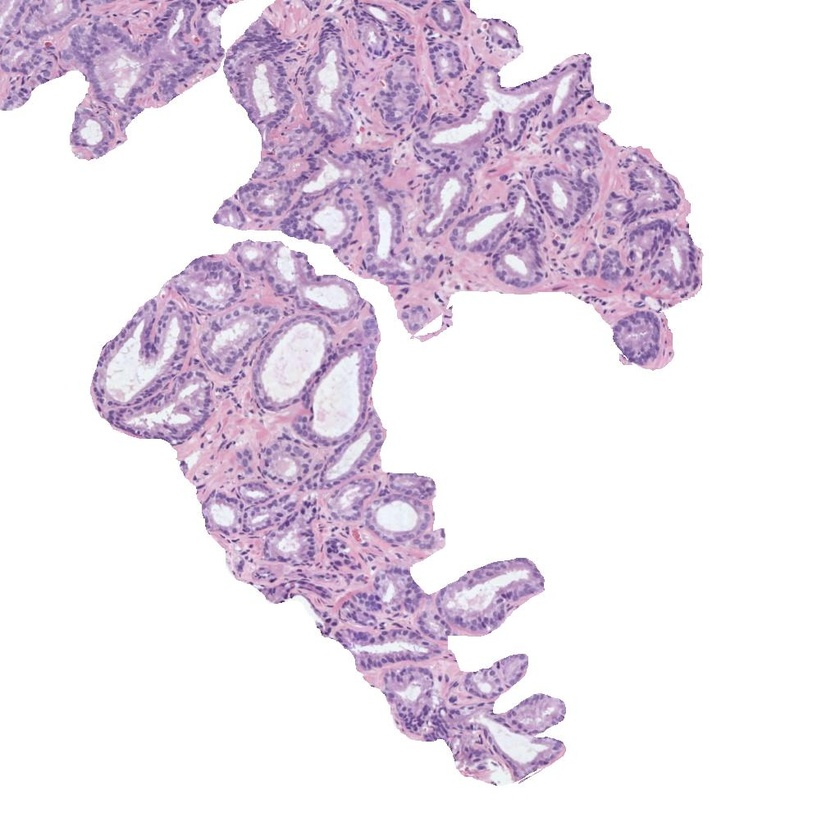
#> input picture Actividad1_Computer_Vision/histo_2.jpg, 840 x 840 px, shrunk from 1024 x 1024 before the run
$ jupyter execute Actividad_Computer_Vision_C1.ipynb
#> lines starting #> are read from the running program, lines starting #| are printed output that depends on the picture; after the words box and inside, x2 and y2 are one past the last pixel; in counts of white or black regions, pixels touching at a corner belong together
## Convocatoria 1 - Proyecto 1

#### 0) Cargar una de las imágenes histológicas

[cell 1]
# Utilizar la librería skimage.io para leer la imagen 'histo_x.jpg' en formato RGB.
from skimage import io
import numpy as np
import matplotlib.pyplot as plt

# Leer las imágenes
histoRGB = io.imread('histo_2.jpg')
#> histoRGB is the input picture: shape (840, 840, 3); mean R, G, B 233.3, 223.2, 234.9

MAX_RGB_VAL = 255
MIN_RGB_VAL = 0
histoRGB_normalized =  histoRGB.astype(float) / MAX_RGB_VAL

plt.figure(figsize=(10,8))
plt.imshow(histoRGB)
plt.axis('off')
plt.show()

#### 1) Realizar una transformación de color para convertir la imagen al espacio de color CMYK

- Pillow para convertir la imagen a CMYK necesita que los valores esten entre [0-255], dado que anteriormente se solicita de manera explicita realizar una normalización, se entiende que no se quiere usar pillow. Se descarta esta opción.
- Tal y como se aprecia en https://scikit-image.org/docs/0.25.x/api/skimage.color.html#module-skimage.color, no se encuentra ninguna función en skimage que permita convertir una imagen RGB a CMYK, por lo que se implementa una función propia. Sigueindo la referencia de wikipedia: https://es.wikipedia.org/wiki/Modelo_de_color_CMYK#Mapeado_de_RGB_a_CMYK

[cell 2]
def rgb_to_cmyk_vectorized(rgb_img):
    """
    Convierte una imagen RGB (normalizada en [0, 1]) a CMYK usando operaciones de NumPy.
    Devuelve una única imagen CMYK de 4 canales.
    """
    r = rgb_img[:, :, 0]
    g = rgb_img[:, :, 1]
    b = rgb_img[:, :, 2]

    k = 1 - np.maximum.reduce([r, g, b])

    # Evitar la división por cero para los píxeles que son completamente negros.
    c = np.where(k == 1, 0, (1 - r - k) / (1 - k))
    m = np.where(k == 1, 0, (1 - g - k) / (1 - k))
    y = np.where(k == 1, 0, (1 - b - k) / (1 - k))

    cmyk_img = np.stack([c, m, y, k], axis=-1)
    return cmyk_img

# Convertir la imagen normalizada a CMYK
cmyk_img = rgb_to_cmyk_vectorized(histoRGB_normalized)

# Extraer la componente magenta de la imagen
magenta_channel = cmyk_img[:, :, 1]

fig, axes = plt.subplots(1, 2, figsize=(15, 7))

axes[0].imshow(histoRGB_normalized)
axes[0].set_title('Imagen Original (RGB)')
axes[0].axis('off')

im = axes[1].imshow(magenta_channel)
axes[1].set_title('Canal Magenta (Componente Tisular)')
axes[1].axis('off')
plt.tight_layout()
plt.show()

#### 2) Umbralizar la imagen para separar los píxeles del fondo de la región tisular

[cell 3]
import matplotlib.pyplot as plt
import cv2
import numpy as np

magenta_uint8 = (magenta_channel * 255).astype(np.uint8)

smoothed_image_cv2 = cv2.GaussianBlur(magenta_uint8, (5, 5), 0)

_, mask_otsu = cv2.threshold(smoothed_image_cv2, 0, 255, cv2.THRESH_BINARY + cv2.THRESH_OTSU)
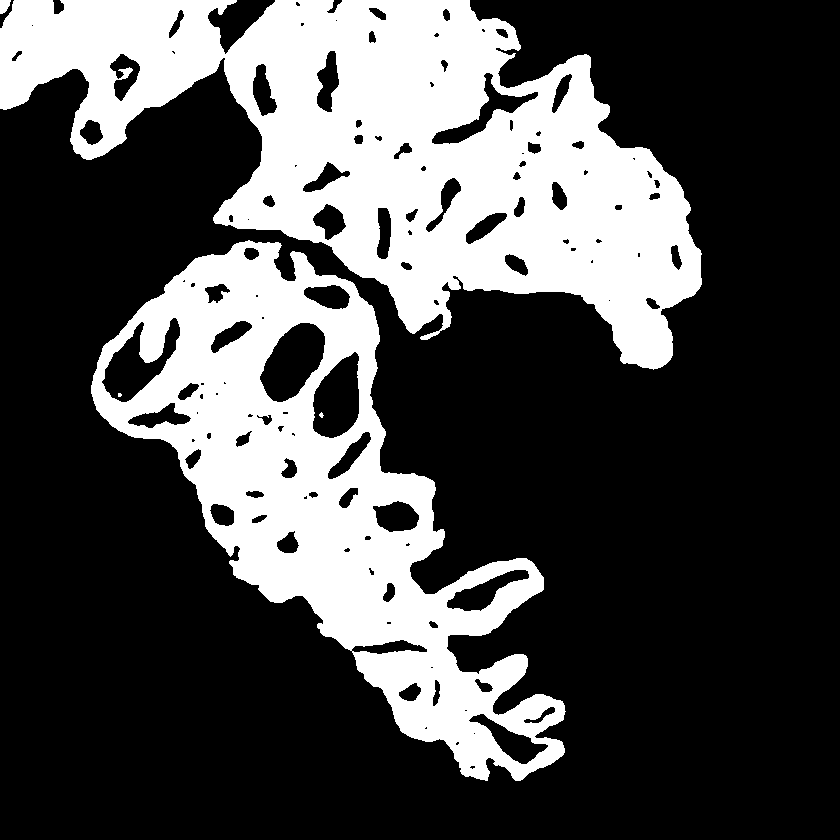
#> mask_otsu: shape (840, 840); 29.7% white; 5 white regions (2 under 20 px), largest, box (x1, y1, x2, y2) and area: (0, 0, 702, 370) 122943, (91, 240, 566, 781) 86647, (0, 0, 11, 14) 115

fig, ax = plt.subplots(1, 2, figsize=(14, 6))

ax[0].imshow(magenta_uint8)
ax[0].set_title('Canal Magenta (uint8)')
ax[0].axis('off')

ax[1].imshow(mask_otsu, cmap='gray')
ax[1].set_title('Máscara binaria (Otsu)')
ax[1].axis('off')

plt.tight_layout()
plt.show()

#### 3) Limpiar la imagen eliminando los artefactos de lumen (objetos blancos pequeños que no son lúmenes)

[cell 4]
# Utilizar la librería skimage.morphology.remove_small_objects para eliminar aquellos objetos cuya área sea menor a 300 píxeles
# Más información en https://scikit-image.org/docs/dev/api/skimage.morphology.html#skimage.morphology.remove_small_objects
# Visualizaer la máscara resultante
from skimage.morphology import remove_small_objects
import matplotlib.pyplot as plt

# Invertimos la máscara para que los objetos sean True
mask_bool = ~mask_otsu.astype(bool)

mask_clean = remove_small_objects(mask_bool, min_size=300)
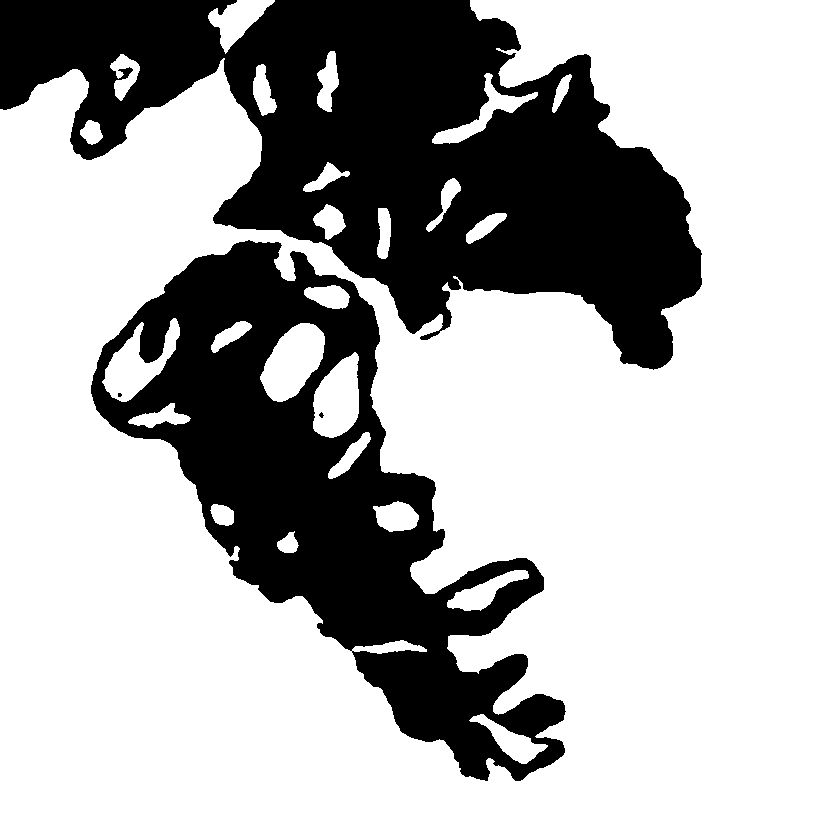
#> mask_clean: shape (840, 840) bool; 69.5% white; 4 black regions (2 under 20 px), largest, box (x1, y1, x2, y2) and area: (0, 0, 702, 370) 126073, (91, 240, 566, 781) 89294

fig, ax = plt.subplots(1, 2, figsize=(14, 6))

ax[0].imshow(mask_bool, cmap='gray')
ax[0].set_title('Máscara original invertida')
ax[0].axis('off')

ax[1].imshow(mask_clean, cmap='gray')
ax[1].set_title('Máscara limpia (sin objetos pequeños)')
ax[1].axis('off')

plt.tight_layout()
plt.show()

#### 4) Rellenar con 0s el fondo de la imagen para quedarnos únicamente con los lúmenes

[cell 5]
import cv2
import numpy as np
import matplotlib.pyplot as plt

lumens_mask = mask_clean.astype(np.uint8) * 255

h, w = lumens_mask.shape

semillas_fondo = [
    (0, 0),
    (h - 1, w - 1)
]

for seed in semillas_fondo:
    if lumens_mask[seed[0], seed[1]] == 255:
        cv2.floodFill(lumens_mask, None, seedPoint=(seed[1], seed[0]), newVal=0)
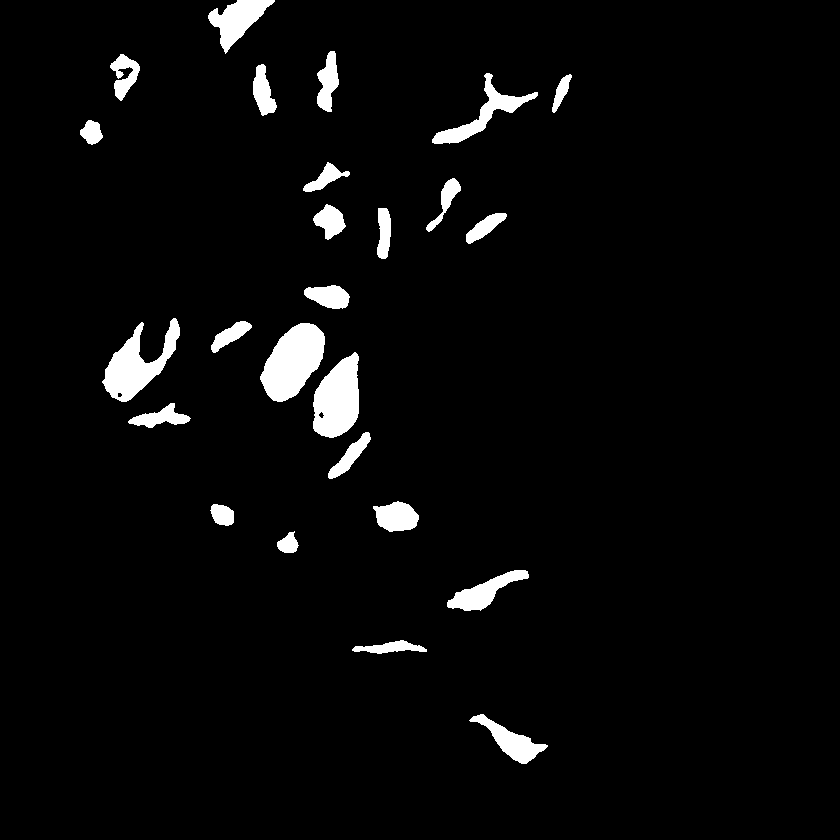
#> lumens_mask: shape (840, 840); 3.6% white; 25 white regions, largest, box (x1, y1, x2, y2) and area: (260, 323, 325, 402) 3298, (313, 352, 359, 438) 2875, (102, 318, 180, 402) 2752

#### 5) Rellenar los objetos de los lúmenes

[cell 6]
# Rellenar los lúmenes con la función binary_fill_holes de la librería scipy.ndimage.morphology
# Visualizar la máscara resultante
import matplotlib.pyplot as plt
from scipy.ndimage import binary_fill_holes

filled_mask = binary_fill_holes(lumens_mask)
#> filled_mask: shape (840, 840) bool; 3.7% white; 25 white regions, largest, box (x1, y1, x2, y2) and area: (260, 323, 325, 402) 3298, (313, 352, 359, 438) 2893, (102, 318, 180, 402) 2766

fig, ax = plt.subplots(1, 2, figsize=(14, 6))
ax[0].imshow(mask_clean, cmap='gray')
ax[0].set_title('Máscara original (mask_clean)')
ax[0].axis('off')

ax[1].imshow(filled_mask, cmap='gray')
ax[1].set_title('Máscara con Lúmenes Rellenos')
ax[1].axis('off')

plt.tight_layout()
plt.show()

#### 6) Detectar y dibujar los contornos de los lúmenes sobre la imagen original

[cell 7]
# Dibujar los contornos de los lúmenes en color verde sobre la imagen original RGB. Nota: Utilizar los flags necesarios
# para que los contornos en verde sean perfectamente visibles.
# Visualizar la imagen superpuesta

import cv2
import numpy as np
import matplotlib.pyplot as plt

mask_uint8 = (filled_mask.astype(np.uint8)) * 255
#> mask_uint8: shape (840, 840); 3.7% white; 25 white regions

contours, _ = cv2.findContours(mask_uint8, cv2.RETR_EXTERNAL, cv2.CHAIN_APPROX_SIMPLE)
#> contours = 25 contours; largest, box (x1, y1, x2, y2) and area: (260, 323, 325, 402) 3201, (313, 352, 359, 438) 2794, (102, 318, 180, 402) 2625, (208, 0, 275, 54) 1546, (432, 73, 538, 144) 1500

image_with_contours = histoRGB.copy()

cv2.drawContours(image_with_contours, contours, -1, (0, 255, 0), thickness=2, lineType=cv2.LINE_AA)
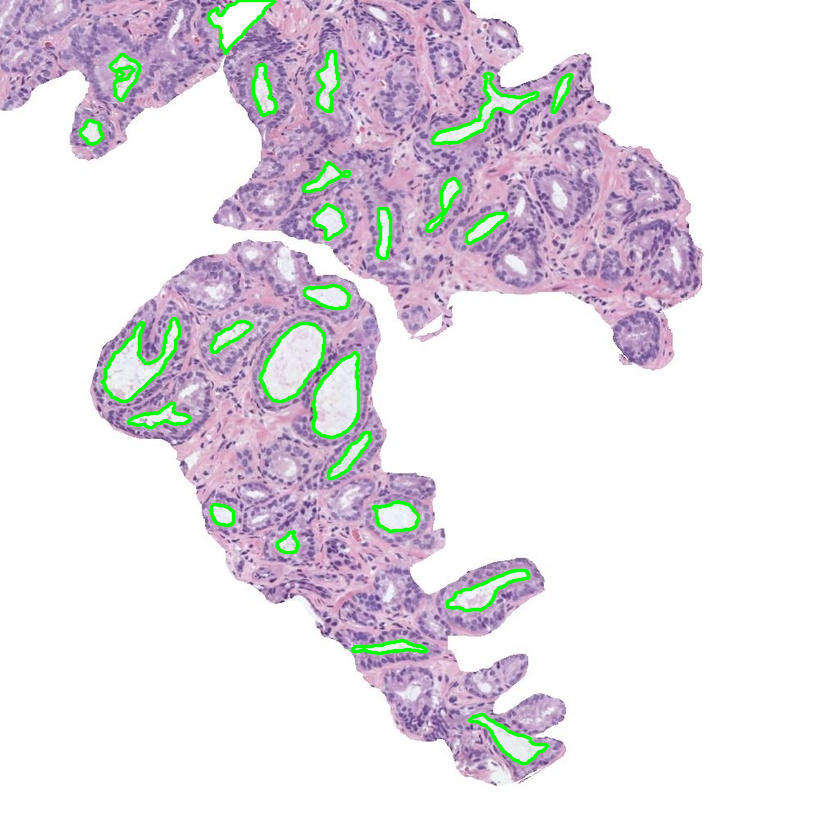
#> image_with_contours: shape (840, 840, 3); 2.58% of pixels changed, all inside (x1, y1, x2, y2) = (78, 0, 574, 766)

plt.figure(figsize=(10, 8))
plt.imshow(cv2.cvtColor(image_with_contours, cv2.COLOR_BGR2RGB))
plt.title('Contornos de lúmenes sobre la imagen original')
plt.axis('off')
plt.show()
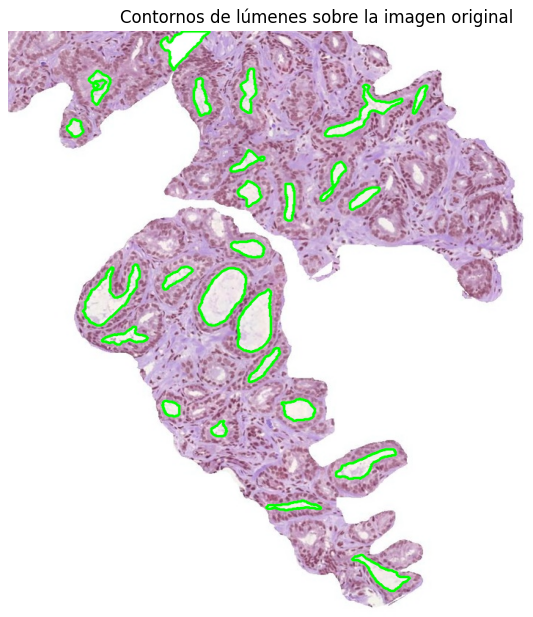
#> figure drawn by matplotlib, 1 panel; B, G, R data is drawn as R, G, B

#### 7) Identificar y cropear el lumen más grande

[cell 8]
import cv2
import numpy as np
import matplotlib.pyplot as plt
mask_uint8 = (filled_mask.astype(np.uint8)) * 255

contours, _ = cv2.findContours(mask_uint8, cv2.RETR_EXTERNAL, cv2.CHAIN_APPROX_SIMPLE)
max_contour = max(contours, key=cv2.contourArea)
#> max_contour = contour of 108 points, box (x1, y1, x2, y2) (260, 323, 325, 402), area 3201
display(max_contour)
x, y, w, h = cv2.boundingRect(max_contour)
#> x = 260; y = 323; w = 65; h = 79

cropped_lumen = histoRGB[y:y+h, x:x+w].copy()
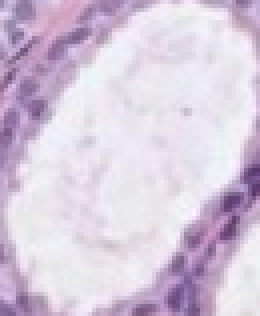
#> cropped_lumen: shape (79, 65, 3) (shown 4 times larger); mean R, G, B 214.6, 201.3, 220

plt.figure(figsize=(6, 6))
plt.imshow(cv2.cvtColor(cropped_lumen, cv2.COLOR_BGR2RGB))
plt.title('Lumen de mayor área (cropeado)')
plt.axis('off')
plt.show()
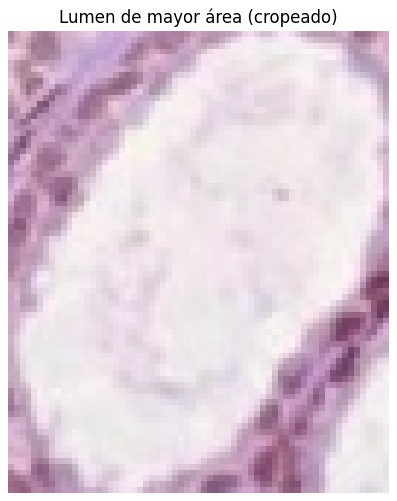
#> figure drawn by matplotlib, 1 panel; B, G, R data is drawn as R, G, B

#### 8) Extraer 13 características geométricas que permitan caracterizar el lumen recortado

- Para medir la compacidad se ha usado como referencia: https://d1rbsgppyrdqq4.cloudfront.net/s3fs-public/c160/Li_Goodchild_Church_CompactnessIndex.pdf?versionId=kv9JGZZ7zxHKtC6cPOh9cM_8zOUNewMz&X-Amz-Content-Sha256=UNSIGNED-PAYLOAD&X-Amz-Algorithm=AWS4-HMAC-SHA256&X-Amz-Credential=AKIASBVQ3ZQ477LUGVF2/20250718/us-west-2/s3/aws4_request&X-Amz-Date=20250718T095303Z&X-Amz-SignedHeaders=host&X-Amz-Expires=120&X-Amz-Signature=d0cfd74387118f3e4ca6ca5025f2a675c17c3a9e96432bc234c6081b6f6c0346

[cell 9]
# Calcular las siguientes características del crop del lumen de mayor área, redondeando su valor hasta el cuarto decimal.
# 1) Área
# 2) Área de la bounding box
# 3) Área convexa
# 4) Exentricidad
# 5) Diámetro equivalente
# 6) Extensión
# 7) Diámetro Feret
# 8) Longitud del eje mayor
# 9) Longitud del eje menor
# 10) Orientación
# 11) Perímetro
# 12) Solidez
# 13) Compacidad

from skimage.measure import regionprops
from math import pi, sqrt
import pandas as pd


x, y, w, h = cv2.boundingRect(max_contour)

mask_single = np.zeros_like(mask_uint8)
cv2.drawContours(mask_single, [max_contour], -1, color=255, thickness=-1)
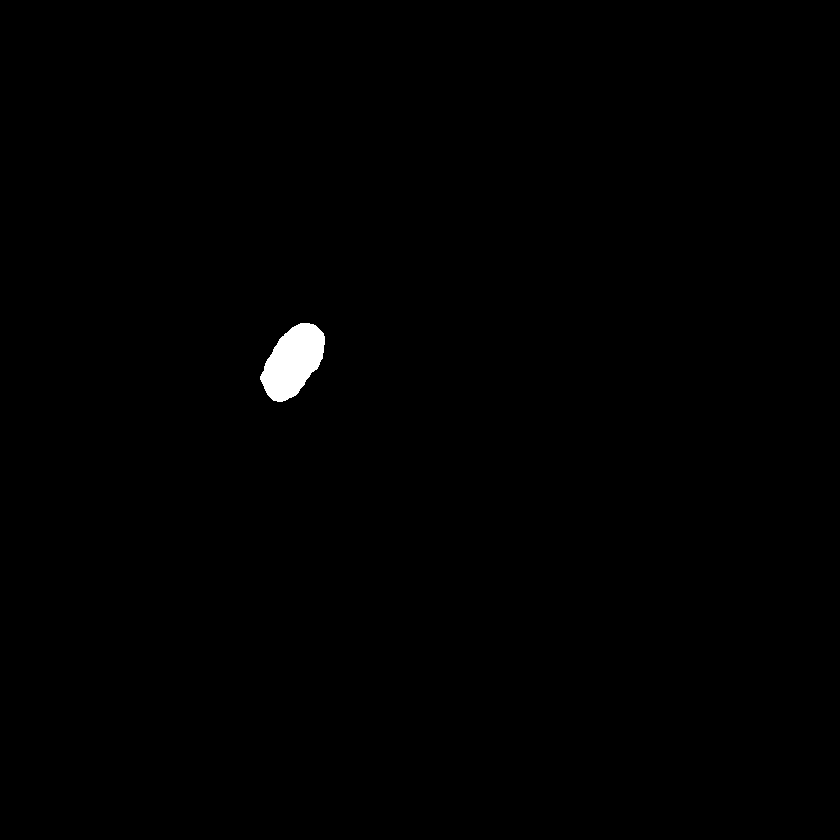
#> mask_single: shape (840, 840); 0.47% white; 1 white region, box (x1, y1, x2, y2) and area: (260, 323, 325, 402) 3298

region = regionprops(mask_single)[0]

area = region.area
#> area = 3298
bbox_area = w * h
#> bbox_area = 5135
hull = cv2.convexHull(max_contour)
#> hull = contour of 26 points, box (x1, y1, x2, y2) (260, 323, 325, 402), area 3293
convex_area = cv2.contourArea(hull)
#> convex_area = 3293
eccentricity = region.eccentricity
#> eccentricity = 0.838
equivalent_diameter = region.equivalent_diameter
#> equivalent_diameter = 64.8
extent = area / bbox_area
#> extent = 0.642
feret_diameter = sqrt(w**2 + h**2)
#> feret_diameter = 102.3


if len(max_contour) >= 5:
    ellipse = cv2.fitEllipse(max_contour)
#> ellipse = ((292.7, 361.1), (47.03, 88), 32.41)
    (_, (MA, ma), angle) = ellipse
#> MA = 47.03; ma = 88; angle = 32.41
    major_axis_length = max(MA, ma)
#> major_axis_length = 88
    minor_axis_length = min(MA, ma)
#> minor_axis_length = 47.03
    orientation = angle
#> orientation = 32.41
else:
    major_axis_length = minor_axis_length = orientation = np.nan

perimeter = cv2.arcLength(max_contour, True)
#> perimeter = 230.1
solidity = area / convex_area if convex_area > 0 else np.nan
#> solidity = 1
compactness =  (4 * pi * area) / (perimeter**2)
#> compactness = 0.783

# Crear DataFrame
features = {
    "Área": round(area, 4),
    "Área Bounding Box": round(bbox_area, 4),
    "Área Convexa": round(convex_area, 4),
    "Excentricidad": round(eccentricity, 4),
    "Diámetro Equivalente": round(equivalent_diameter, 4),
    "Extensión": round(extent, 4),
    "Diámetro Feret": round(feret_diameter, 4),
    "Eje Mayor": round(major_axis_length, 4),
    "Eje Menor": round(minor_axis_length, 4),
    "Orientación": round(orientation, 4),
    "Perímetro": round(perimeter, 4),
    "Solidez": round(solidity, 4),
    "Compacidad": round(compactness, 4)
}

df = pd.DataFrame(features, index=["Lumen Mayor"])
#> df = table of 1 rows and 13 columns
display(df)
